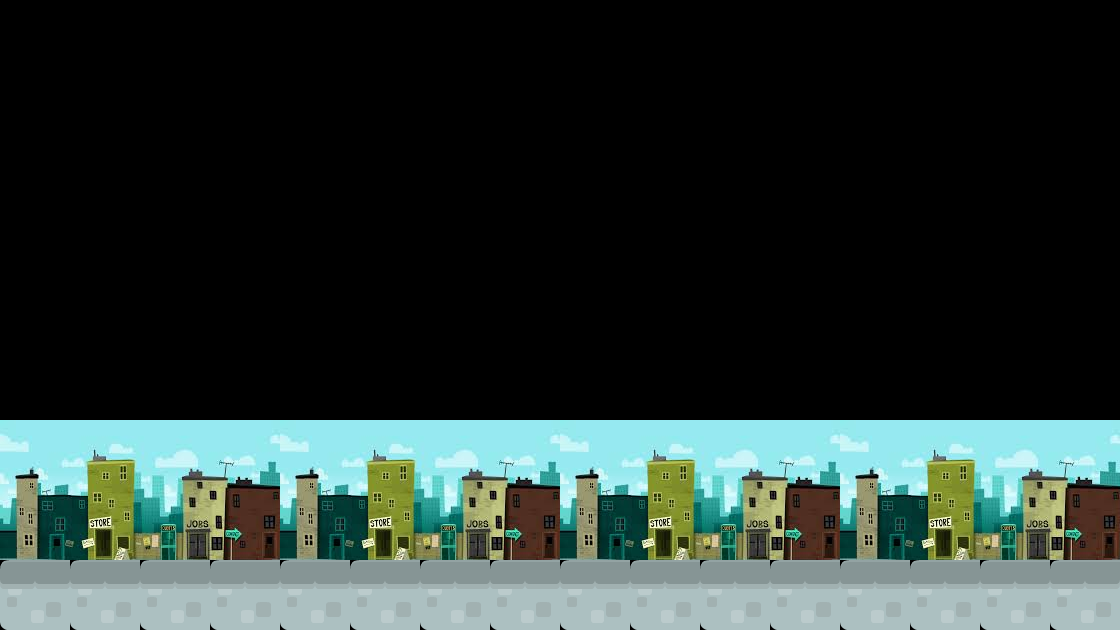

A level layout from a 2D game, rendered from its tile map. Below: a short description, then the map file with tile-grid data replaced by summaries:
An orthogonal 16x9 tile map with 70x70 px tiles, 1 tile layer (Tile Layer 1), 2 tilesets.

<map version="1.0" orientation="orthogonal" renderorder="right-down" width="16" height="9" tilewidth="70" tileheight="70">
 <tileset firstgid="1" name="background-tiles" tilewidth="70" tileheight="70">
  <image source="../img/background-tiles.png" width="910" height="910" />
 </tileset>
 <tileset firstgid="170" name="images" tilewidth="70" tileheight="70">
  <image source="../img/images.jpg" width="300" height="168" />
 </tileset>
 <layer name="Tile Layer 1" width="16" height="9">
  <data>[144 cells, 48 non-empty, 9 distinct tile ids]</data>
 </layer>
</map>
